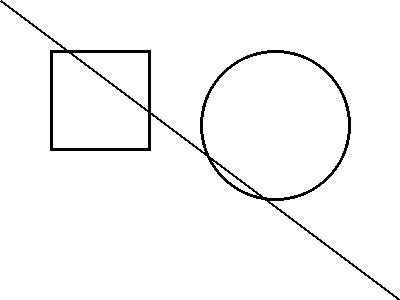
#> input picture sample.jpg, 400 x 300 px
$ python 'Assignment 41.py'
#> lines starting #> are read from the running program, lines starting #| are printed output that depends on the picture
import cv2

# Load image
image = cv2.imread("sample.jpg")  # Replace with your image path
#> image is the input picture: shape (300, 400, 3); min 0, max 255, mean 247.4

if image is None:
    print("Error: Image not found!")
    exit()

# Show original image
cv2.imshow("Original Image", image)

# Convert to grayscale
gray = cv2.cvtColor(image, cv2.COLOR_BGR2GRAY)
cv2.imshow("Grayscale Image", gray)

# Apply blur
blur = cv2.GaussianBlur(gray, (7, 7), 0)
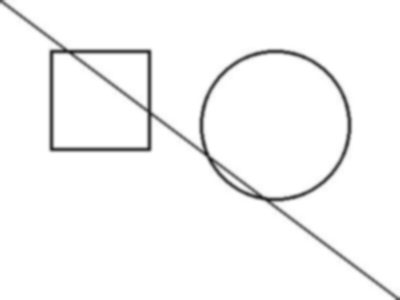
#> blur: shape (300, 400); min 37, max 255, mean 247.4
cv2.imshow("Blurred Image", blur)

# Edge detection
edges = cv2.Canny(blur, 50, 150)
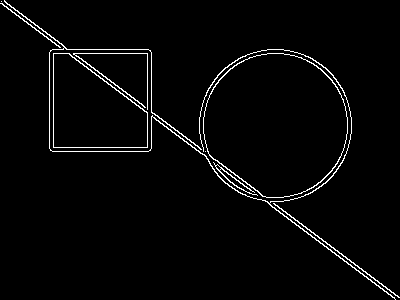
#> edges: shape (300, 400); 2.6% white in thin lines or dots
cv2.imshow("Edge Detection", edges)

# Wait for key press and close all windows
cv2.waitKey(0)
cv2.destroyAllWindows()
